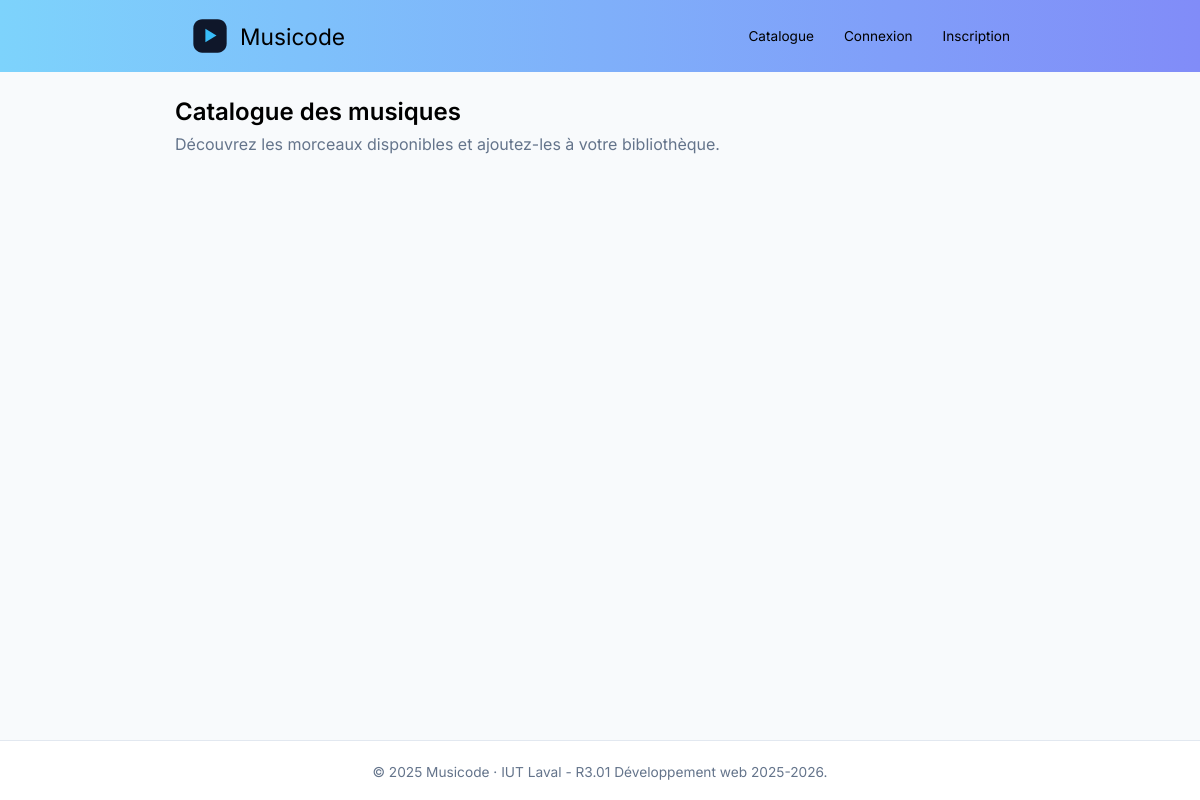
/, run on an earlier commit of the app's database.
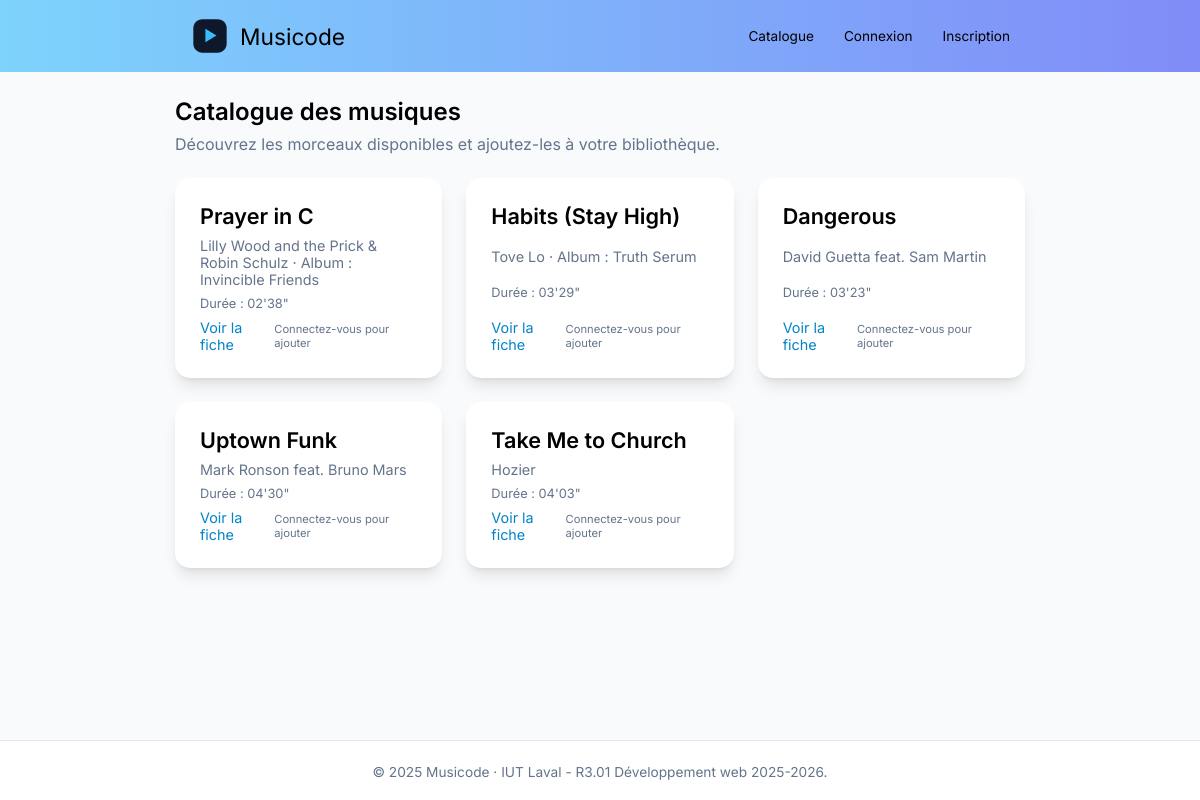
And on a later commit of the database.
### tables this page shows
CREATE TABLE `musique` (
  `Id_Musique` smallint(6) NOT NULL,
  `Titre_Musique` varchar(50) NOT NULL,
  `Artiste_Musique` varchar(50) NOT NULL,
  `Album_Musique` varchar(50) DEFAULT NULL,
  `Duree_Musique` int(11) NOT NULL
);

### controllers/home.php (called while the page is built, shortened)
<?php
require_once 'models/musique.php';
if (isset($_SESSION['user'])) {
    $userId = $_SESSION['user']['Id_Utilisateur'];
    $musiques = getAllMusicButMine($conn, $userId);
    $isConnected = true;
} else {
    $musiques = getAllMusic($conn);
    $isConnected = false;
}
require('views/header.php');
require('views/home.php');
require('views/footer.php');
?>

### models/musique.php (called while the page is built, shortened)
<?php
function getAllMusic($conn)
{
    $sql = "SELECT Id_Musique, Titre_Musique as titre, Artiste_Musique as artist, Album_Musique as album, Duree_Musique as duration FROM musique";
    $result = mysqli_query($conn, $sql);
    $rows = mysqli_fetch_all($result, MYSQLI_ASSOC);
    foreach ($rows as &$row) {
        $seconds = (int) $row['duration'];
    }
    return $rows;
}
?>

### views/home.php (the view, shortened to what this page needs)
<main>
    <div class="grid24px">
        <?php if ($isConnected): ?>
            <div class="homeTopBar">
                <div class="titleHeader">
                    <h2>Catalogue des musiques</h2>
                    <p class="subHeading">Découvrez les morceaux disponibles et ajoutez-les à votre bibliothèque.</p>
                </div>
                <a href="ajoutmusique" class="addMusic">+ Nouvelle Musique</a>
            </div>
        <?php else: ?>
            <div class="titleHeader">
                <h2>Catalogue des musiques</h2>
                <p class="subHeading">Découvrez les morceaux disponibles et ajoutez-les à votre bibliothèque.</p>
            </div>
        <?php endif; ?>
        <div class="gridCards">
            <?php
            if (isset($musiques)):
                foreach ($musiques as $musique): ?>
                    <div class="card">
                        <h3><?= htmlspecialchars($musique['titre']) ?></h3>
                        <p class="author"><?php echo htmlspecialchars($musique['artist']);
                            echo isset($musique['album']) && !empty($musique['album']) ? ' · Album : ' . htmlspecialchars($musique['album']) : '' ?></p>
                        <p class="time">Durée : <?php echo sprintf("%02d", $musique['duration']['minutes']); ?>'<?php echo sprintf("%02d", $musique['duration']['seconds']); ?>"</p>
                        <div class="cardBottom">
                            <a href="musique?id=<?= $musique['Id_Musique'] ?>" class="cardLink">Voir la fiche</a>
                            <?php if ($isConnected): ?>
                                <form method="POST" action="ajouterMusique" >
                                    <input type="hidden" name="musicId" value="<?= $musique['Id_Musique'] ?>">
                                    <button type="submit" class="btn-ajouter">Ajouter</button>
                                </form>
                            <?php else: ?>
                                <p class="connectMessage">Connectez-vous pour ajouter</p>
                            <?php endif; ?>
                        </div>
                    </div>
                <?php endforeach;
            endif; ?>
        </div>
    </div>
</main>

### index.php (shortened to what this page needs)
<?php
$conn = openCon();
$action = $_GET['action'] ?? 'home';
switch ($action) {
    default:
    case 'home':
        require 'controllers/home.php';
        break;
}
?>

### views/header.php (shortened to what this page needs)
<!DOCTYPE html>
<html lang="fr">
<head>
    <link href="style.css" rel="stylesheet" />
</head>
<body>
    <header>
        <a href="home" class="home">
            <div class="logo">
                <h1>Musicode</h1>
            </div>
        </a>
        <nav>
            <?php if (isset($_SESSION['user'])): ?>
                <a href="home">Catalogue</a>
                <a href="ajoutmusique">Ajouter une musique</a>
                <a href="mabibliotheque">Ma bibliothèque</a>
                <a href="moncompte">Mon compte</a>
                <a href="deconnexion" class="navDisconnect">Déconnexion</a>
            <?php else: ?>
                <a href="home">Catalogue</a>
                <a href="connexion">Connexion</a>
                <a href="inscription">Inscription</a>
            <?php endif; ?>
        </nav>
    </header>

### views/footer.php
<footer>
    <p>© 2025 Musicode · IUT Laval - R3.01 Développement web 2025-2026.</p>
</footer>
</body>
</html>

### style.css (style rules this page uses)
* { margin: 0; padding: 0; box-sizing: border-box; font-family: Inter; font-weight: 600; }
body { min-height: 100vh; color: black; background-color: #F8FAFC; display: grid; grid-template-rows: auto 1fr auto; }
main { padding: 0 175px; }
.grid24px { display: grid; grid-template-columns: 1fr; gap: 24px; }
header { font-family: Inter; font-weight: 600; display: flex; justify-content: space-between; align-items: center; padding: 0px 190px; height: 72px; background: linear-gradient(90deg, #7DD3FC 0%, #818CF8 100%); margin-bottom: 25px; }
.home { text-decoration: none; }
.titleHeader { display: grid; grid-template-columns: 1fr; gap: 8px; }
h1 { font-size: 22.7px; font-weight: 400; }
.subHeading { color: #64748B; font-weight: 400; }
.logo { display: flex; align-items: center; gap: 10px; color: #000000; text-decoration: none; }
nav a { font-family: Inter; font-weight: 400; font-style: Regular; font-size: 13.6px; line-height: 20px; letter-spacing: 0%; vertical-align: middle; color: #000000; text-decoration: none; }
nav { display: flex; gap: 30px; align-items: center; }
.gridCards { display: grid; grid-template-columns: repeat(3, 1fr); gap: 24px; }
.card { display: flex; flex-direction: column; justify-content: space-between; box-shadow: 0 4px 6px -4px rgba(0,0,0,0.1), 0 10px 15px -3px rgba(0,0,0,0.1); padding: 25px; border-radius: 15px; background-color: white; gap: 8px; }
.author { color:#64748B; font-weight: 400; font-size: 0.9rem; }
.time { color:#64748B; font-weight: 400; font-size: 0.8rem; }
.cardBottom { display: flex; flex-direction: row; justify-content: space-between; align-items: center; }
.cardLink { color:#0284C7; font-weight: 400; font-size: 0.9rem; text-decoration: none; }
.connectMessage { color:#64748B; font-weight: 400; font-size: 0.7rem; }
h3 { font-size: 1.35rem; }
footer { width: 100%; height: 60px; padding-top: 21px; padding-bottom: 20px; border-top: 1px solid #E2E8F0; font-size: 13.7px; line-height: 20px; text-align: center; vertical-align: middle; background: white; z-index: 999; color: #64748B; margin-top: 25px; }
footer p { font-weight: 400; }

What changed in the data, as far as the page shows it:
added musique: Titre_Musique "Prayer in C", Artiste_Musique "Lilly Wood and the Prick & Robin Schulz", Album_Musique "Invincible Friends", minutes "02", seconds "38"
added musique: Titre_Musique "Habits (Stay High)", Artiste_Musique "Tove Lo", Album_Musique "Truth Serum", minutes "03", seconds "29"
added musique: Titre_Musique "Dangerous", Artiste_Musique "David Guetta feat. Sam Martin", minutes "03", seconds "23"
added musique: Titre_Musique "Uptown Funk", Artiste_Musique "Mark Ronson feat. Bruno Mars", minutes "04", seconds "30"
added musique: Titre_Musique "Take Me to Church", Artiste_Musique "Hozier", minutes "04", seconds "03"
